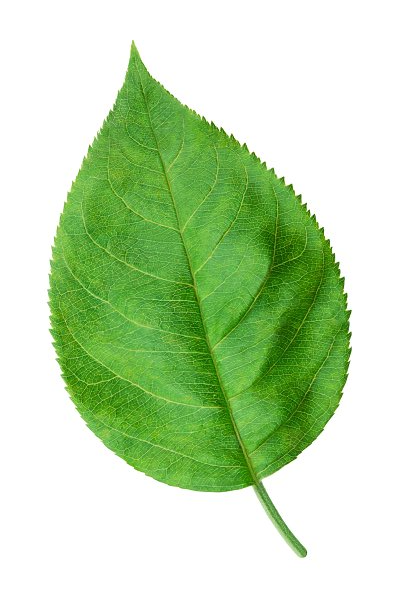
#> input picture HW4/C/Q1-imgs/apple/1.jpg, 400 x 600 px; its folder holds only this picture in this run
$ jupyter execute --allow-errors hw4_q1.ipynb
#> lines starting #> are read from the running program, lines starting #| are printed output that depends on the picture; after the words box and inside, x2 and y2 are one past the last pixel; in counts of white or black regions, pixels touching at a corner belong together
#> further down, image is the input picture: shape (600, 400, 3); mean B, G, R 176.3, 219, 191.3
### import the libraries

[cell 1]
import cv2
import matplotlib.pyplot as plt
import numpy as np
import os

### Run this cell for plotting

[cell 2]
def plotter(img_list, r, w, gray, wr, hr, fig_name = None):
    '''
    Plots images' list with its' caption and saves result image if you want.

    Parameters:
        img_list (list): The list of tuples of image and its' caption.
        r (int): The number of row(s).
        w (int): The number of colunm(s).
        gray (bool): The flag for plotting images in grayscale mode.
        wr (int): The width of one figure.
        hr (int): The height of one figure.
        fig_name (str): The name of the image of the plot. if not set this parameter the plot doesn't save.
    '''

    plt.rcParams['figure.figsize'] = (wr, hr)
    for i in range(len(img_list)):
        plt.subplot(r, w, i + 1)
        if img_list[i][2] == 'img':
            if gray:
                plt.imshow(img_list[i][0], cmap = 'gray')
            else:
                plt.imshow(img_list[i][0])
            plt.xticks([])
            plt.yticks([])
        elif img_list[i][2] == 'hist':
            plt.bar(np.arange(len(img_list[i][0])), img_list[i][0], color = 'c')
        else:
            raise Exception("Only image or histogram. Use third parameter of tuples in img_list and set it to img or hist.")
        plt.title(img_list[i][1])
    if fig_name is not None:
        plt.savefig(fig_name + '.png')
    plt.show()

### implement this function to classify leaves

[cell 3]
def classify_leaf(image):
    '''
    Parameters:
        image (numpy.ndarray): The input image.

    Returns:
        int: The class of the image. 1 == apple, 0 == linden
    '''
    gray = cv2.cvtColor(image, cv2.COLOR_BGR2GRAY)
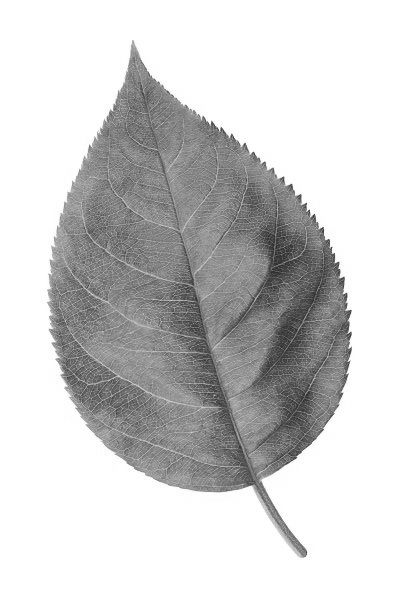
#> gray: shape (600, 400); min 39, max 255, mean 205.8
    blur = cv2.GaussianBlur(gray, (5, 5), 0)
    _, binary = cv2.threshold(blur, 0, 255, cv2.THRESH_BINARY + cv2.THRESH_OTSU)
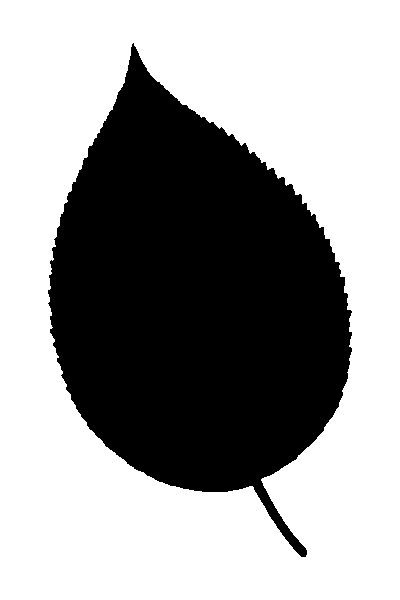
#> binary: shape (600, 400); 61.8% white; 1 black region, box (x1, y1, x2, y2) and area: (48, 43, 352, 557) 91733


    contours, _ = cv2.findContours(binary, cv2.RETR_EXTERNAL, cv2.CHAIN_APPROX_SIMPLE)
#> contours = [[[0, 0], [0, 599], [399, 599], [399, 0]]]
    if not contours:
        return 0

    cnt = max(contours, key=cv2.contourArea)
#> cnt = [[0, 0], [0, 599], [399, 599], [399, 0]]
    x, y, w, h = cv2.boundingRect(cnt)
#> x = 0; y = 0; w = 400; h = 600
    aspect_ratio = float(w) / h
#> aspect_ratio = 0.667

    area = cv2.contourArea(cnt)
#> area = 239001

    hull = cv2.convexHull(cnt)
#> hull = [[399, 0], [399, 599], [0, 599], [0, 0]]
    hull_area = cv2.contourArea(hull)
#> hull_area = 239001
    solidity = float(area) / hull_area if hull_area != 0 else 0
#> solidity = 1

    if aspect_ratio < 0.78 and solidity > 0.92 :
        return 1  # Apple
    else:
        return 0  # Linden

### Test your implementation (don't change this cell)

[cell 4]
image_list = []
acc = 0
#> (the rest of this cell did not finish here and is left out)
